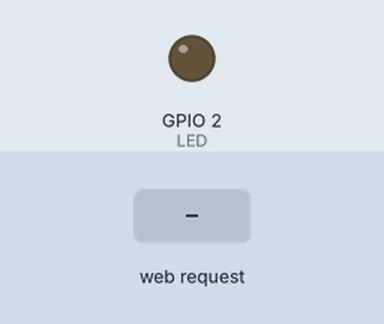
Bench run of a program on a simulated ESP32. On the bench: output pins drawn as LEDs (lit = HIGH). The test bench sets the inputs (shaded band). WiFi joins after 1.5 s; servers stay silent unless stated; what the program prints to the serial monitor is not drawn.

Above: at 2.7 s.
2.8 s: HTTP request GET /on received
At 3.4 s:
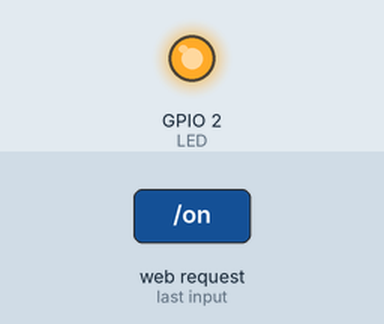
4.3 s: HTTP request GET /off received
At 5.7 s:
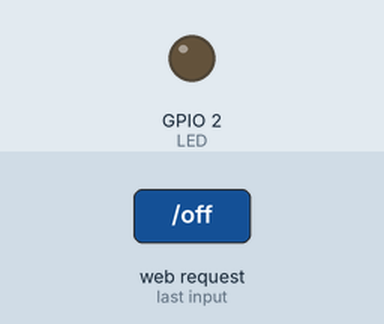
Timing chart, 0 to 7.3 s (numbered marks = the images above; inputs shaded):
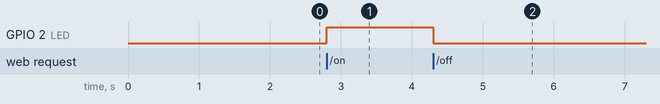

Measured:
- after the input at 2.8 s, GPIO 2 (LED): LOW → HIGH at once
- after the input at 4.3 s, GPIO 2 (LED): HIGH → LOW at once

The program:

main.cpp
```cpp
#include <Arduino.h>
#include <WebServer.h>

// const char *ssid = "i14Max";
// const char *password = "13642375484";
const char *ssid = "wdawu";
const char *password = "ls2221wide";

WebServer server(80);
const byte LED = 2;

void handleRoot()
{
  // server.send(200,"text/html; charset=UTF-8", "Hello Word");
  String HTML ="<a href=\"/on\">開啟 LED</a> <br>";
  HTML += "<a href=\"/off\">關閉 LED</a>";
  server.send(200,"text/html; charset=UTF-8", HTML);
}

void handleLedOn()
{
  digitalWrite(LED, HIGH);
  server.send(200,"text/html; charset=UTF-8", "開啟 LED<br><a href=\"/off\">關閉 LED</a>");
}

void handleLedOff()
{
  digitalWrite(LED, LOW);
  server.send(200,"text/html; charset=UTF-8", "<a href=\"/on\">開啟 LED</a><br>關閉 LED");
}

void handleNotFount()
{
  server.send(404,"text/plain; charset=UTF-8", "not find file - 找不到檔案");
}

void setup() {
  Serial.begin(115200);
  WiFi.begin(ssid,password);
  pinMode(LED, OUTPUT);

  while(WiFi.status() != WL_CONNECTED)
  {
    delay(500);
    Serial.print(".");
  }

  Serial.println("WiFi Connected.");
  Serial.print("My IP : ");
  Serial.println(WiFi.localIP());

  Serial.print("Submask = ");
  Serial.println(WiFi.subnetMask());

  server.on("/",handleRoot);
  server.on("/on",handleLedOn);
  server.on("/off",handleLedOff);
  server.onNotFound(handleNotFount);
  server.begin();
  Serial.println("Server is running...");
}

void loop() {
  server.handleClient();
}
```
